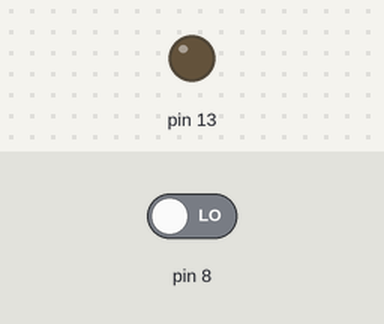
This sketch was run on a simulated Arduino Uno, built with avr-gcc and run on an emulated ATmega328P. On the bench: output pins drawn as LEDs (lit = HIGH). The test bench sets the inputs (shaded band); at power-on: pin 8 LOW.

Above: at 1.2 s.
1.3 s: pin 8 driven HIGH
At 2.5 s:
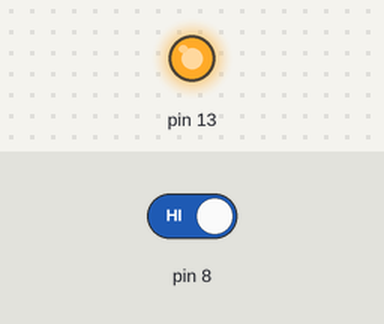
2.8 s: pin 8 driven LOW
At 3.8 s:
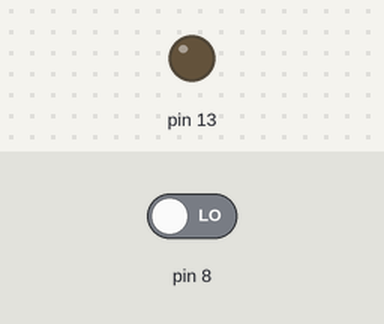
Timing chart, 0 to 5.8 s (numbered marks = the images above; inputs shaded):
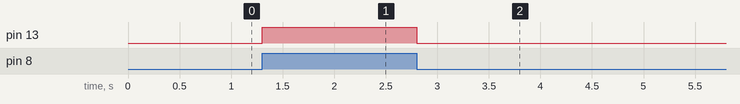

The sketch:

PUSH_BUTTON_WITH_LED.ino
```cpp
void setup() {
  // put your setup code here, to run once:
pinMode(8,INPUT);
pinMode(13,OUTPUT);
}

void loop() {
  // put your main code here, to run repeatedly:
int buttonState= digitalRead(8);
if (buttonState == HIGH) {
digitalWrite(13,1);
}
else {
  digitalWrite(13,0);
}
}
```

Measured:
- after the input at 1.3 s, pin 13: LOW → HIGH at once
- after the input at 2.8 s, pin 13: HIGH → LOW at once
